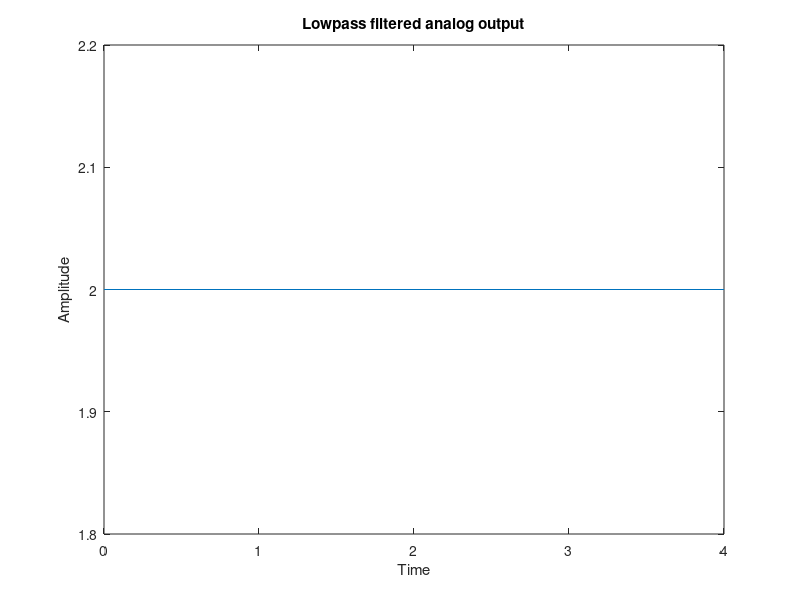

Write the MATLAB code that produced this figure.
 % Program 15_13
 % Sigma-Delta D/A Converter Operation
 %
 %clf;
 % Generate the input sinusoidal sequence
 N = input('Type in length of the input sequence = ');
 A = input('Type in amplitude of the input = ');;
 w0 = 2*pi*0.02;
 n = 1:N;
 m = n-1;
 x = A*cos(w0*m);
 axis([0 N -1 1]);
 stem(m,x);
 xlabel('Time index'); ylabel('Amplitude');
 title ('Input digital signal');
 pause
 % Generation of quantized output
 x = (x)/(A);
 y = zeros(1,N+1);
 a = zeros(1,N+1);
 e = 0;
 for k = 2:N+1
    a(k) = x(k-1) - e;
      if a(k) >= 0,
          y(k) = 1;
      else
          y(k) = -1;
      end
    e = y(k) - a(k);
 end
 yn = y(2:N+1);
 axis([0 N -1.2 1.2]);
 stem(m, yn); % Plot the quantized output
 xlabel('Time'); ylabel('Amplitude');
 title ('Digital output of sigma-delta quantizer');
 pause
 Y = fft(yn);
 H = [1 1 0.5 zeros(1,N-5) 0.5 1];% Lowpass filter
 YF = Y.*H; % Filtering in the DFT domain
 out = ifft(YF);
 plot(m,2*out);
 xlabel('Time'); ylabel('Amplitude');
 title ('Lowpass filtered analog output');
